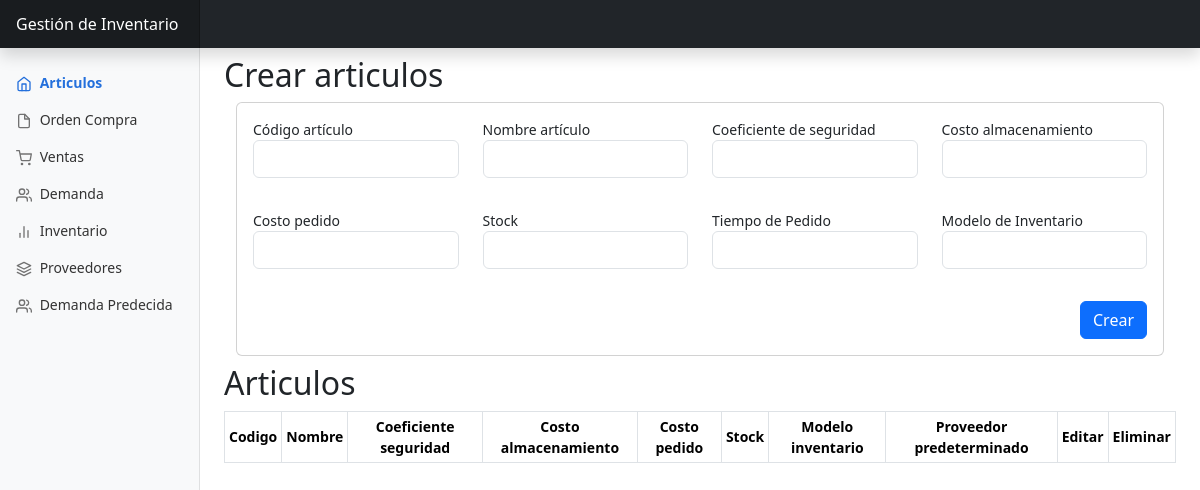
The app's page /articulos/, older data.
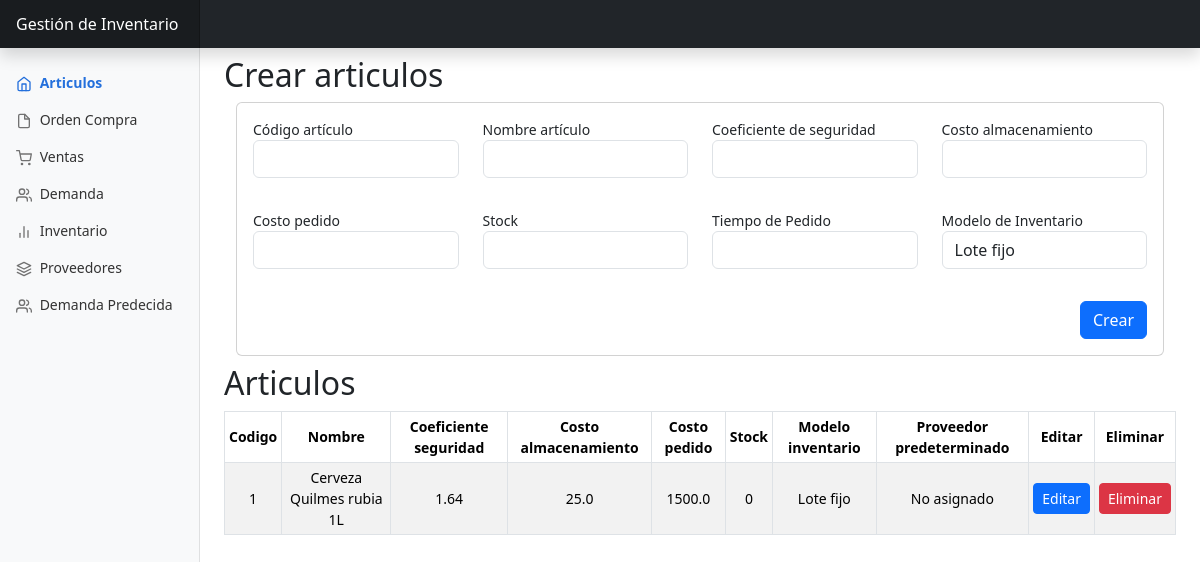
The same page, newer data.
### app/models.py (models this page shows, shortened)
class Articulo(db.Model):
    __tablename__ = 'articulo'
    id = db.Column(db.Integer, primary_key=True)
    codigo_articulo = db.Column(db.Integer, unique=True, nullable=False)
    nombre_articulo = db.Column(db.String(100), nullable=False)
    coeficiente_seguridad = db.Column(db.Float, nullable=False)
    costo_almacenamiento = db.Column(db.Float, nullable=False)
    costo_de_pedido = db.Column(db.Float, nullable=False)
    stock = db.Column(db.Integer, nullable=False)
    tiempo_de_pedido = db.Column(db.Integer)
    modelo_inventario_id = db.Column(db.Integer, db.ForeignKey('modelo_inventario.id'), nullable=False)
    detalle_proveedor_predeterminado_id = db.Column(db.Integer, db.ForeignKey('detalle_proveedor.id'))
    detalle_proveedor_predeterminado = db.relationship('DetalleProveedor', foreign_keys=[detalle_proveedor_predeterminado_id], backref='articulo_predeterminado', uselist=False)
    detalles_proveedor = db.relationship('DetalleProveedor', backref='articulo', foreign_keys='DetalleProveedor.articulo_id')
    ordenes_compra = db.relationship ('OrdenCompra',backref='articulo',lazy='dynamic')

class ModeloInventario(db.Model):
    __tablename__ = 'modelo_inventario'
    id = db.Column(db.Integer, primary_key=True)
    nombre = db.Column(db.String(100), nullable=False)
    articulos=db.relationship('Articulo', lazy='dynamic',backref='modelo_inventario')

### app/views/articulos.py (the view, shortened to what this page needs)
@bp.route('/', methods=['GET', 'POST'])
def get_articulos():
    form_articulo_crear = ArticuloFormCrear()
    form_articulos_editar= ArticuloFormEditar()
    form_articulo_crear.modelo_inventario_id.choices = [(m.id, m.nombre) for m in ModeloInventario.query.all()]
    if form_articulo_crear.errors:
        flash(f'Errores en el formulario: {form_articulo_crear.errors}', 'danger')
        print("Errores del formulario:", form_articulo_crear.errors)
    articulos = Articulo.query.all()
    return render_template('articulos/index.html', articulos=articulos, form_articulo_crear=form_articulo_crear,form_articulos_editar=form_articulos_editar)

### app/forms.py
class ArticuloFormCrear(FlaskForm):
    codigo_articulo = IntegerField('Código artículo', validators=[DataRequired(), NumberRange(min=1)])
    nombre_articulo = StringField('Nombre artículo', validators=[DataRequired()])
    coeficiente_seguridad = FloatField('Coeficiente de seguridad', validators=[DataRequired(), NumberRange(min=0)])
    costo_almacenamiento = FloatField('Costo almacenamiento', validators=[DataRequired(), NumberRange(min=0)])
    costo_de_pedido = FloatField('Costo pedido', validators=[DataRequired(), NumberRange(min=0)])
    stock = IntegerField('Stock', validators=[NumberRange(min=0)])
    tiempo_de_pedido = IntegerField('Tiempo de Pedido', validators=[NumberRange(min=0)])
    modelo_inventario_id = SelectField('Modelo de Inventario', coerce=int, validators=[DataRequired()])
    submit = SubmitField('Crear')

### app/templates/articulos/index.html (shortened to what the changed rows need)
{% extends 'base.html' %}
{% block body %}
<h2 class="mt-2">Crear articulos</h2>
<div class="container">
  <div class="card">
      <div class="card-body">
        <form method="POST">
          <div class="row mb-3">
            <div class="col">
              <label>{{ form_articulo_crear.modelo_inventario_id.label }}</label>
              {{ form_articulo_crear.modelo_inventario_id(class="form-control mb-3") }}
            </div>
          </div>
        </form>
      </div>
  </div>
</div>
<h2 class="mt-2">Articulos</h2>
<div class="table-responsive">
  <table class="table table-striped table-sm table-bordered">
    <thead>
      <tr>
        <th scope="col" class="text-center align-middle">Codigo</th>
        <th scope="col" class="text-center align-middle">Nombre</th>
        <th scope="col" class="text-center align-middle">Coeficiente seguridad</th>
        <th scope="col" class="text-center align-middle">Costo almacenamiento</th>
        <th scope="col" class="text-center align-middle">Costo pedido</th>
        <th scope="col" class="text-center align-middle">Stock</th>
        <th scope="col" class="text-center align-middle">Modelo inventario</th>
        <th scope="col" class="text-center align-middle">Proveedor predeterminado</th>
        <th scope="col" class="text-center align-middle">Editar</th>
        <th scope="col" class="text-center align-middle">Eliminar</th>
      </tr>
    </thead>
    <tbody>
      {% for articulo in articulos %}
      <tr>
        <td class="text-center align-middle">{{articulo.codigo_articulo}}</td>
        <td class="text-center align-middle">{{articulo.nombre_articulo}}</td>
        <td class="text-center align-middle">{{articulo.coeficiente_seguridad}}</td>
        <td class="text-center align-middle">{{articulo.costo_almacenamiento}}</td>
        <td class="text-center align-middle">{{articulo.costo_de_pedido}}</td>
        <td class="text-center align-middle">{{articulo.stock}}</td>
        <td class="text-center align-middle">{{articulo.modelo_inventario.nombre}}</td>
        <td class="text-center align-middle">
          {% if articulo.detalle_proveedor_predeterminado %}
              {{ articulo.detalle_proveedor_predeterminado.proveedor.nombre }}
          {% else %}
              No asignado
          {% endif %}
        </td>
        <td class="text-center align-middle"> <a class="btn btn-primary btn-sm" href="{{ url_for('articulos.edit', id=articulo.id) }}">Editar</a></td>
        <td class="text-center align-middle"><button class="btn btn-danger btn-sm" id="btn-edit{{articulo.id}}" data-bs-toggle="modal" data-bs-target="#modalEliminar{{articulo.id}}">Eliminar</button></td>
      </tr>
      {% endfor %}
    </tbody>
  </table>
</div>
{% endblock %}

Row changes from the older to the newer data that the page shows:
added Articulo: codigo_articulo "1", nombre_articulo "Cerveza Quilmes rubia 1L", coeficiente_seguridad "1.64", costo_almacenamiento "25.0", costo_de_pedido "1500.0", stock "0", modelo_inventario.nombre "Lote fijo"
Text that changed along with them:
form field modelo_inventario_id: (not shown) → "Lote fijo"
